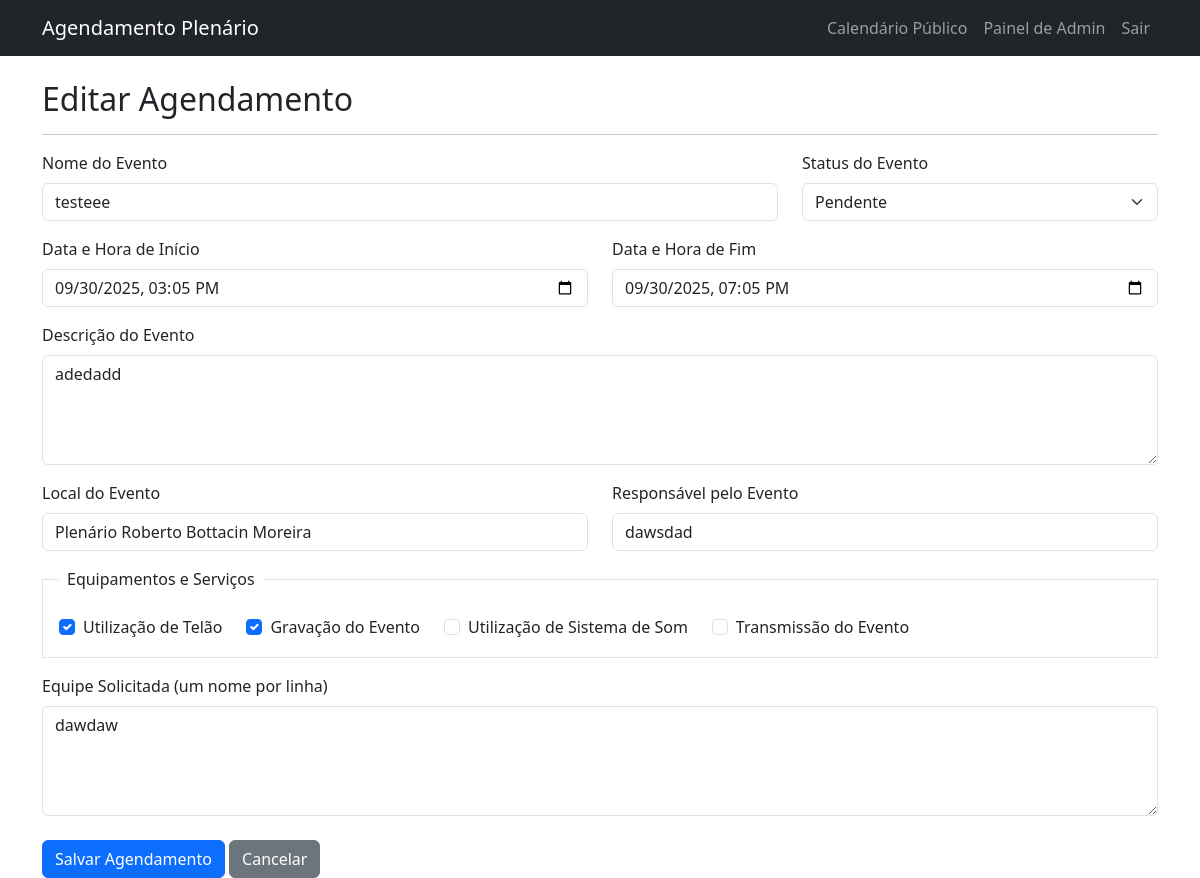
The app's page /agendamento/editar/8 (signed in) with its own data.
### app/models.py (models this page shows, shortened)
class Agendamento(db.Model):
    id = db.Column(db.Integer, primary_key=True)
    titulo = db.Column(db.String(140), nullable=False)
    descricao = db.Column(db.Text)
    data_inicio = db.Column(db.DateTime, index=True, nullable=False)
    data_fim = db.Column(db.DateTime, nullable=False)
    local = db.Column(db.String(140), default='Plenário Roberto Bottacin Moreira')
    responsavel = db.Column(db.String(140))
    status = db.Column(db.String(64), default='Confirmado')
    uso_telao = db.Column(db.Boolean, default=False)
    gravacao = db.Column(db.Boolean, default=False)
    uso_som = db.Column(db.Boolean, default=False)
    transmissao = db.Column(db.Boolean, default=False)
    usuario_id = db.Column(db.Integer, db.ForeignKey('usuario.id'))
    equipe_solicitada = db.Column(db.Text) # Campo para listar os funcionários
    usuario_id = db.Column(db.Integer, db.ForeignKey('usuario.id'))

### app/routes.py (the view)
@bp.route('/agendamento/editar/<int:agendamento_id>', methods=['GET', 'POST'])
@login_required
def editar_agendamento(agendamento_id):
    agendamento = Agendamento.query.get_or_404(agendamento_id)
    form = AgendamentoForm(agendamento_id=agendamento_id)
    if form.validate_on_submit():
        agendamento.titulo = form.titulo.data
        agendamento.descricao = form.descricao.data
        agendamento.data_inicio = form.data_inicio.data
        agendamento.data_fim = form.data_fim.data
        agendamento.local = form.local.data
        agendamento.responsavel = form.responsavel.data
        agendamento.status = form.status.data
        agendamento.uso_telao = form.uso_telao.data
        agendamento.gravacao = form.gravacao.data
        agendamento.uso_som = form.uso_som.data
        agendamento.transmissao = form.transmissao.data
        agendamento.equipe_solicitada = form.equipe_solicitada.data
        db.session.commit()
        from app.email import enviar_email_notificacao
        enviar_email_notificacao(
            assunto=f"Agendamento Atualizado: {agendamento.titulo}",
            destinatarios=current_app.config['ADMINS'],
            template_html="email/notificacao.html",
            agendamento=agendamento,
            status_acao="atualizado"
        )
        flash('Agendamento atualizado com sucesso!')
        return redirect(url_for('main.admin_dashboard'))
    elif request.method == 'GET':
        form.titulo.data = agendamento.titulo
        form.descricao.data = agendamento.descricao
        form.data_inicio.data = agendamento.data_inicio
        form.data_fim.data = agendamento.data_fim
        form.local.data = agendamento.local
        form.responsavel.data = agendamento.responsavel
        form.status.data = agendamento.status
        form.uso_telao.data = agendamento.uso_telao
        form.gravacao.data = agendamento.gravacao
        form.uso_som.data = agendamento.uso_som
        form.transmissao.data = agendamento.transmissao
        form.equipe_solicitada.data = agendamento.equipe_solicitada
    return render_template('editar_agendamento.html', title='Editar Agendamento', form=form)

### app/models.py (called while the page is built)
@login_manager.user_loader
def load_user(user_id):
    return Usuario.query.get(int(user_id))

### app/templates/editar_agendamento.html (shortened to what this page needs)
{% extends "base.html" %}
{% block content %}
    <h2>Editar Agendamento</h2>
    <hr>
    <form action="" method="post" novalidate>
        <div class="row">
            <div class="col-md-8 mb-3">
                {{ form.titulo.label(class="form-label") }}
                {{ form.titulo(class="form-control", size=32) }}
            </div>
            <div class="col-md-4 mb-3">
                {{ form.status.label(class="form-label") }}
                {{ form.status(class="form-select") }}
            </div>
        </div>
        <div class="row">
            <div class="col-md-6 mb-3">
                {{ form.data_inicio.label(class="form-label") }}
                {{ form.data_inicio(class="form-control") }}
            </div>
            <div class="col-md-6 mb-3">
                {{ form.data_fim.label(class="form-label") }}
                {{ form.data_fim(class="form-control") }}
            </div>
        </div>
        <div class="mb-3">
            {{ form.descricao.label(class="form-label") }}
            {{ form.descricao(class="form-control", rows=4) }}
        </div>
        <div class="row">
            <div class="col-md-6 mb-3">
                {{ form.local.label(class="form-label") }}
                {{ form.local(class="form-control") }}
            </div>
            <div class="col-md-6 mb-3">
                {{ form.responsavel.label(class="form-label") }}
                {{ form.responsavel(class="form-control") }}
            </div>
        </div>
        <fieldset class="border p-3 mb-3">
            <legend class="float-none w-auto px-2 fs-6">Equipamentos e Serviços</legend>
            <div class="d-flex flex-wrap">
                <div class="form-check me-4">{{ form.uso_telao(class="form-check-input") }} {{ form.uso_telao.label(class="form-check-label") }}</div>
                <div class="form-check me-4">{{ form.gravacao(class="form-check-input") }} {{ form.gravacao.label(class="form-check-label") }}</div>
                <div class="form-check me-4">{{ form.uso_som(class="form-check-input") }} {{ form.uso_som.label(class="form-check-label") }}</div>
                <div class="form-check me-4">{{ form.transmissao(class="form-check-input") }} {{ form.transmissao.label(class="form-check-label") }}</div>
            </div>
        </fieldset>
        <div class="mb-3">
            {{ form.equipe_solicitada.label(class="form-label") }}
            {{ form.equipe_solicitada(class="form-control", rows=4) }}
        </div>
        <div class="mt-4">
            {{ form.submit(class="btn btn-primary") }}
            <a href="{{ url_for('main.admin_dashboard') }}" class="btn btn-secondary">Cancelar</a>
        </div>
    </form>
{% endblock %}

### app/templates/base.html (style rules this page uses)
body { padding-top: 56px; }

### records on screen
Agendamento: titulo "testeee", status "Pendente", data_inicio "09/30/2025 15:05", data_fim "09/30/2025 19:05", descricao "adedadd", local "Plenário Roberto Bottacin Moreira", responsavel "dawsdad", uso_telao "☑", gravacao "☑", equipe_solicitada "dawdaw"
